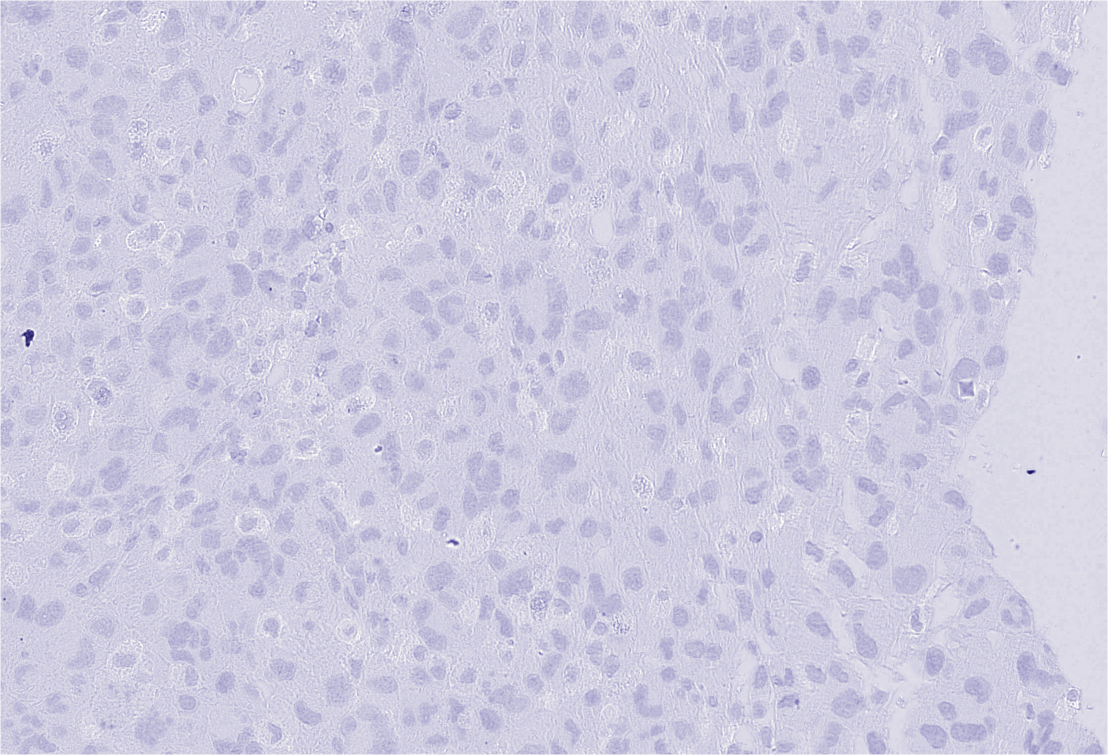
#> input picture Colour_Normalisation/Colour Normalised/07-299.1_section1/image1_H.png, 2216 x 1510 px (shown at 1/2 size)
$ python normalizeStaining.py --imageFile 'Colour Normalised/07-299.1_section1/image1_H.png'   (older library calls are emulated)
#> lines starting #> are read from the running program, lines starting #| are printed output that depends on the picture
#> further down, img is the input picture: shape (1510, 2216, 3); mean R, G, B 206, 203.7, 223.9

#https://github.com/schaugf/HEnorm_python

import argparse
import numpy as np
from PIL import Image

Image.MAX_IMAGE_PIXELS = 11135877120


def normalizeStaining(img, saveFile=None, Io=240, alpha=1, beta=0.15):
    ''' Normalize staining appearence of H&E stained images

    Example use:
        see test.py

    Input:
        I: RGB input image
        Io: (optional) transmitted light intensity

    Output:
        Inorm: normalized image
        H: hematoxylin image
        E: eosin image

    Reference:
        A method for normalizing histology slides for quantitative analysis. M.
        Macenko et al., ISBI 2009
    '''
#> called with saveFile = 'output', Io = 240, alpha = 1, beta = 0.15

    HERef = np.array([[0.5626, 0.2159],
                      [0.7201, 0.8012],
                      [0.4062, 0.5581]])

    maxCRef = np.array([1.9705, 1.0308])

    # define height and width of image
    h, w, c = img.shape
#> h = 1510; w = 2216; c = 3

    # reshape image
    img = img.reshape((-1,3))

    # calculate optical density
    OD = -np.log((img.astype(np.float)+1)/Io)

    # remove transparent pixels
    ODhat = OD[~np.any(OD<beta, axis=1)]

    # compute eigenvectors
    eigvals, eigvecs = np.linalg.eigh(np.cov(ODhat.T))
#> eigvals = [2.12e-06, 4.97e-06, 0.083]; eigvecs = [[-0.104, -0.752, -0.651], [-0.297, 0.648, -0.701], [0.949, 0.121, -0.291]]

    #eigvecs *= -1

    #project on the plane spanned by the eigenvectors corresponding to the two
    # largest eigenvalues
    That = ODhat.dot(eigvecs[:,1:3])
#> That = 20416 pairs, first value -0.0273 to 0.0287, second value -4.38 to -0.524

    phi = np.arctan2(That[:,1],That[:,0])

    minPhi = np.percentile(phi, alpha)
#> minPhi = -1.58
    maxPhi = np.percentile(phi, 100-alpha)
#> maxPhi = -1.57

    vMin = eigvecs[:,1:3].dot(np.array([(np.cos(minPhi), np.sin(minPhi))]).T)
#> vMin = [0.656, 0.697, 0.29]
    vMax = eigvecs[:,1:3].dot(np.array([(np.cos(maxPhi), np.sin(maxPhi))]).T)
#> vMax = [0.647, 0.704, 0.291]

    # a heuristic to make the vector corresponding to hematoxylin first and the
    # one corresponding to eosin second
    if vMin[0] > vMax[0]:
        HE = np.array((vMin[:,0], vMax[:,0])).T
#> HE = [[0.656, 0.647], [0.697, 0.704], [0.29, 0.291]]
    else:
        HE = np.array((vMax[:,0], vMin[:,0])).T

    # rows correspond to channels (RGB), columns to OD values
    Y = np.reshape(OD, (-1, 3)).T

    # determine concentrations of the individual stains
    C = np.linalg.lstsq(HE,Y, rcond=None)[0]

    # normalize stain concentrations
    maxC = np.array([np.percentile(C[0,:], 99), np.percentile(C[1,:],99)])
#> maxC = [0.405, 0.461]
    tmp = np.divide(maxC,maxCRef)
#> tmp = [0.206, 0.448]
    C2 = np.divide(C,tmp[:, np.newaxis])

    # recreate the image using reference mixing matrix
    Inorm = np.multiply(Io, np.exp(-HERef.dot(C2)))
    Inorm[Inorm>255] = 254
    Inorm = np.reshape(Inorm.T, (h, w, 3)).astype(np.uint8)
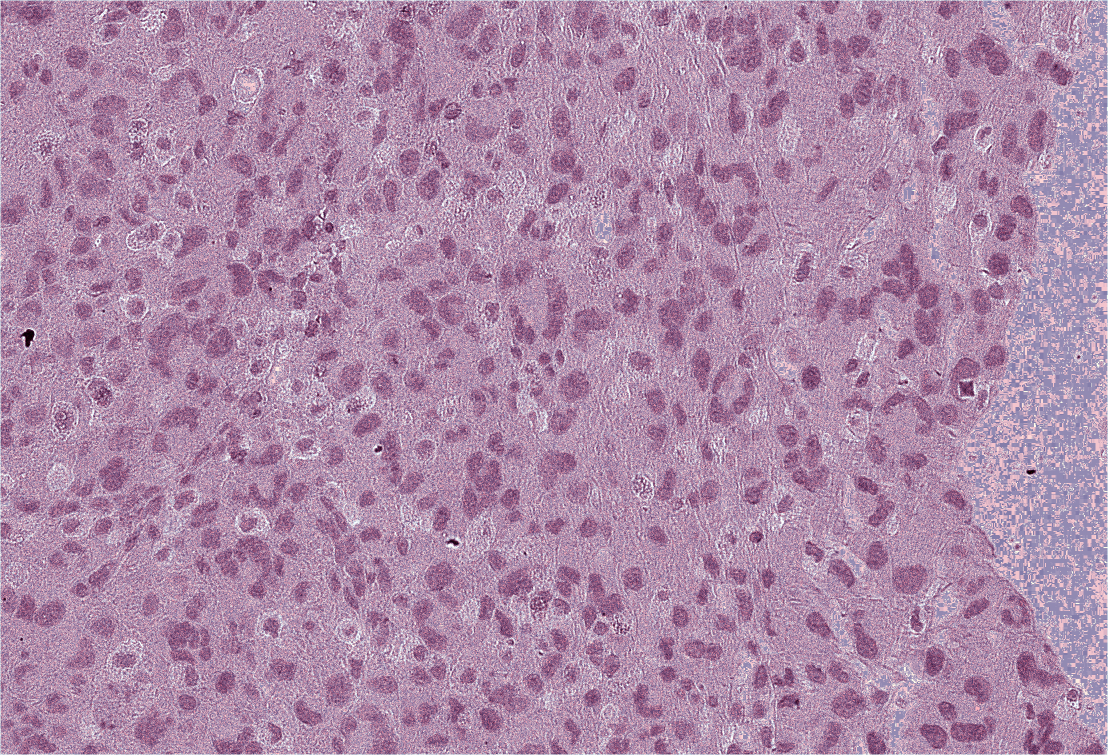
#> Inorm: shape (1510, 2216, 3) (shown at 1/2 size); mean of channels 0, 1, 2 173.1, 138.2, 168.5; drawn as R, G, B

    # unmix hematoxylin and eosin
    H = np.multiply(Io, np.exp(np.expand_dims(-HERef[:,0], axis=1).dot(np.expand_dims(C2[0,:], axis=0))))
    H[H>255] = 254
    H = np.reshape(H.T, (h, w, 3)).astype(np.uint8)
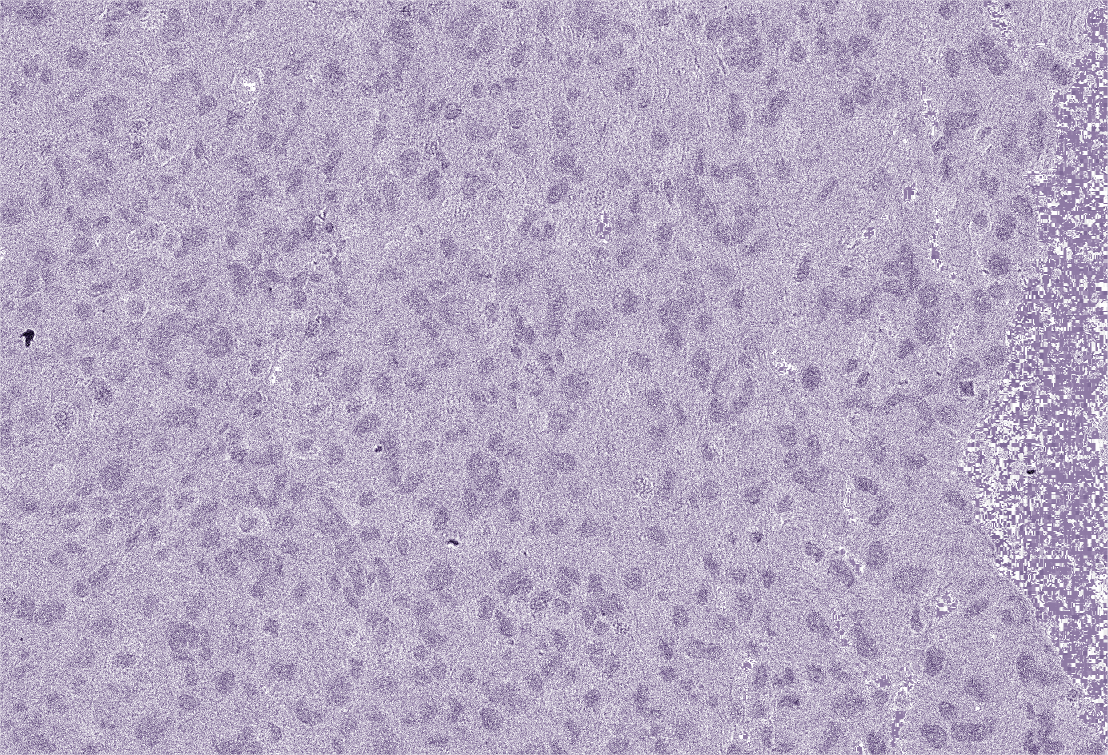
#> H: shape (1510, 2216, 3) (shown at 1/2 size); mean of channels 0, 1, 2 180.8, 169, 194.5; drawn as R, G, B

    E = np.multiply(Io, np.exp(np.expand_dims(-HERef[:,1], axis=1).dot(np.expand_dims(C2[1,:], axis=0))))
    E[E>255] = 254
    E = np.reshape(E.T, (h, w, 3)).astype(np.uint8)
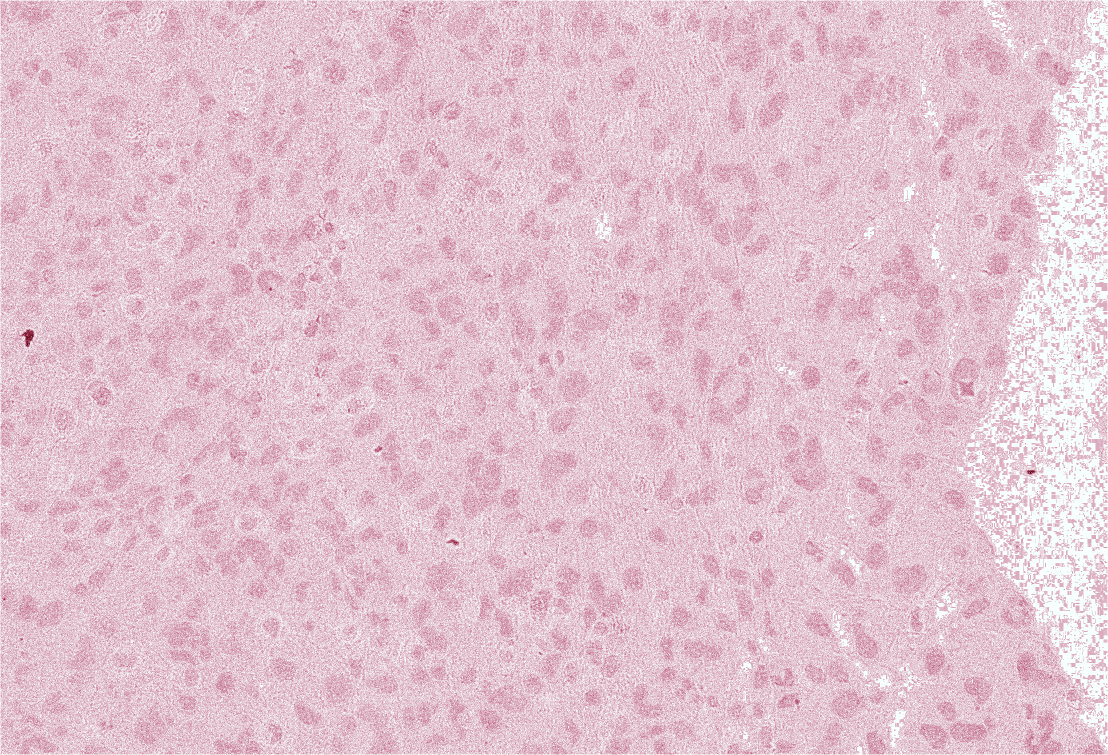
#> E: shape (1510, 2216, 3) (shown at 1/2 size); mean of channels 0, 1, 2 226.4, 194.7, 207; drawn as R, G, B

    if saveFile is not None:
        Image.fromarray(Inorm).save(saveFile+'.png')
        Image.fromarray(H).save(saveFile+'_H.png')
        Image.fromarray(E).save(saveFile+'_E.png')

    return Inorm, H, E


if __name__=='__main__':

    parser = argparse.ArgumentParser()
    parser.add_argument('--imageFile', type=str, default='example1.tif', help='RGB image file')
    parser.add_argument('--saveFile', type=str, default='output', help='save file')
    parser.add_argument('--Io', type=int, default=240)
    parser.add_argument('--alpha', type=float, default=1)
    parser.add_argument('--beta', type=float, default=0.15)
    args = parser.parse_args()

    img = np.array(Image.open(args.imageFile))

    normalizeStaining(img = img,
                      saveFile = args.saveFile,
                      Io = args.Io,
                      alpha = args.alpha,
                      beta = args.beta)

$ run again, on Colour_Normalisation/Colour Normalised/09.679.1_CV/imageCV.png
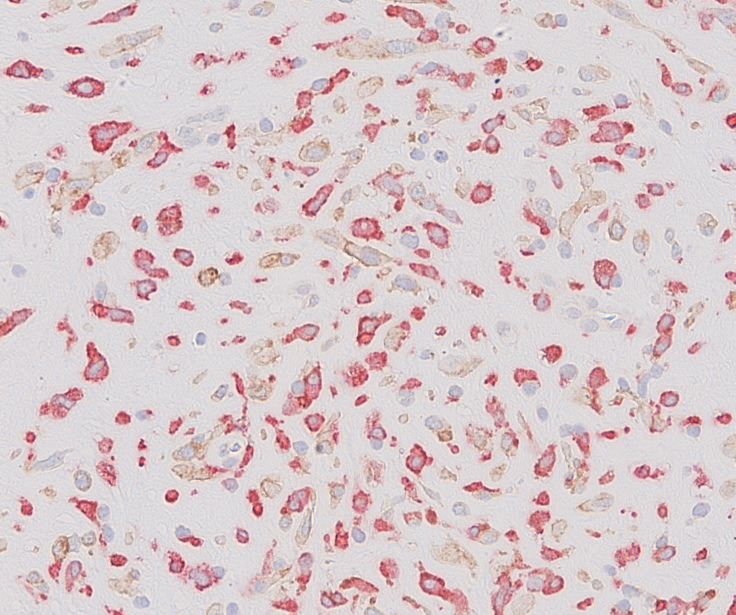
#> input picture Colour_Normalisation/Colour Normalised/09.679.1_CV/imageCV.png, 1471 x 1229 px (shown at 1/2 size)
#> img is the input picture: shape (1229, 1471, 3); mean R, G, B 216.2, 201.2, 203.7
#> eigvals = [0.00174, 0.0088, 0.136]; eigvecs = [[0.378, -0.9, -0.217], [-0.623, -0.0737, -0.779], [0.685, 0.429, -0.588]]
#> That = 262534 pairs, first value -1.2 to 0.266, second value -2.44 to -0.248
#> minPhi = -2.08
#> maxPhi = -1.48
#> vMin = [0.631, 0.715, 0.302]
#> vMax = [0.134, 0.769, 0.625]
#> HE = [[0.631, 0.134], [0.715, 0.769], [0.302, 0.625]]
#> maxC = [0.561, 1.13]
#> tmp = [0.285, 1.1]
#> in normalizeStaining, `H = np.reshape(H.T, (h, w, 3)).astype(np.uint8)`:
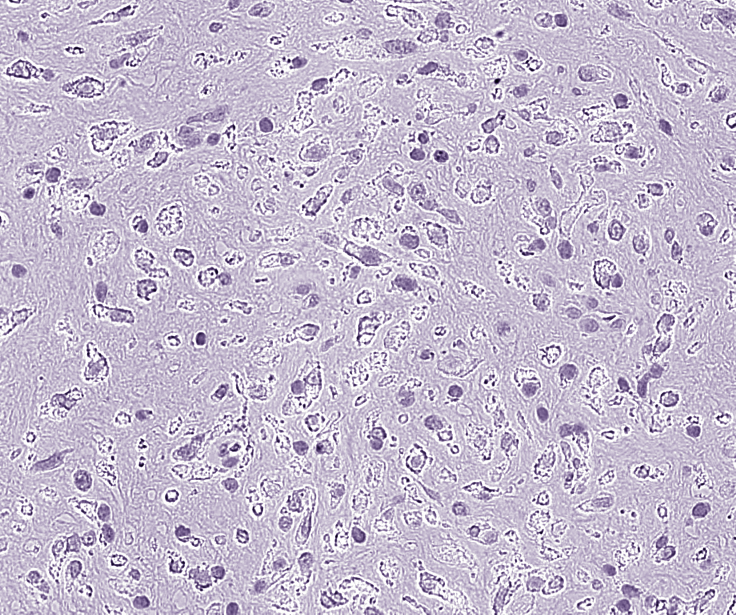
#> H: shape (1229, 1471, 3) (shown at 1/2 size); mean of channels 0, 1, 2 197.2, 187.7, 207.7; drawn as R, G, B
#> in normalizeStaining, `E = np.reshape(E.T, (h, w, 3)).astype(np.uint8)`:
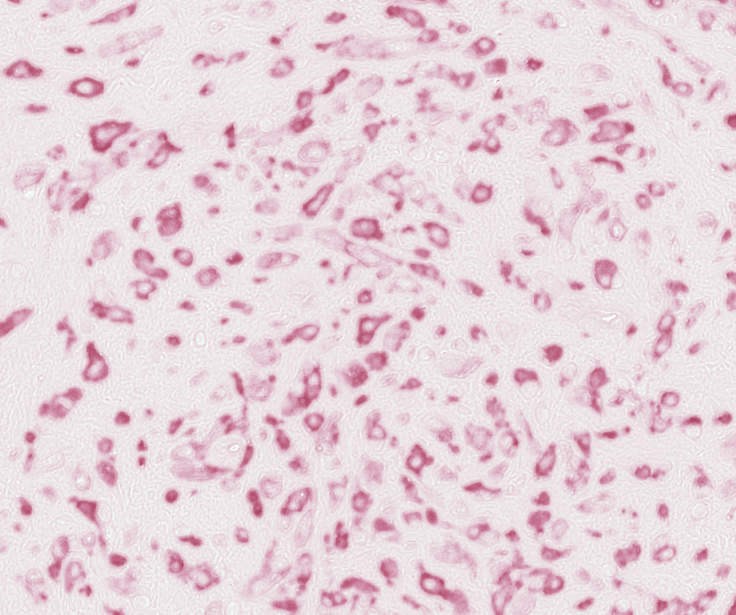
#> E: shape (1229, 1471, 3) (shown at 1/2 size); mean of channels 0, 1, 2 231.4, 212.6, 219.9; drawn as R, G, B

$ run again, on Colour_Normalisation/Colour Normalised/09.679.1_CV/imageCV_D.png
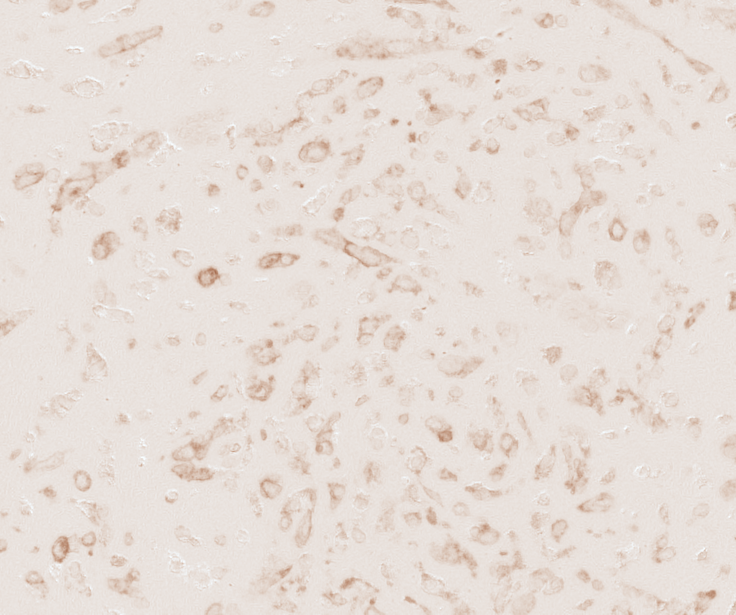
#> input picture Colour_Normalisation/Colour Normalised/09.679.1_CV/imageCV_D.png, 1471 x 1229 px (shown at 1/2 size)
#> img is the input picture: shape (1229, 1471, 3); mean R, G, B 230.6, 221.2, 215
#> eigvals = [2.14e-06, 3.61e-06, 0.0125]; eigvecs = [[-0.957, -0.111, -0.269], [0.25, -0.784, -0.568], [0.147, 0.611, -0.778]]
#> That = 10110 pairs, first value -0.00472 to 0.00611, second value -1.42 to -0.564
#> phi = 10110 values, max -1.56 at index 79, min -1.58 at index 825, mean -1.57
#> minPhi = -1.58
#> maxPhi = -1.56
#> vMin = [0.269, 0.572, 0.775]
#> vMax = [0.268, 0.563, 0.782]
#> HE = [[0.269, 0.268], [0.572, 0.563], [0.775, 0.782]]
#> maxC = [0.337, 0.388]
#> tmp = [0.171, 0.377]
#> in normalizeStaining, `H = np.reshape(H.T, (h, w, 3)).astype(np.uint8)`:
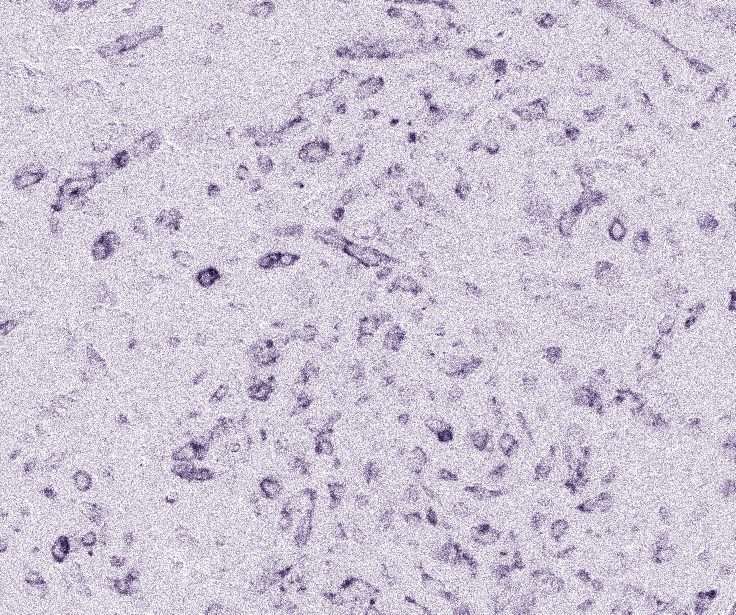
#> H: shape (1229, 1471, 3) (shown at 1/2 size); mean of channels 0, 1, 2 205.7, 197.8, 214.5; drawn as R, G, B
#> in normalizeStaining, `E = np.reshape(E.T, (h, w, 3)).astype(np.uint8)`:
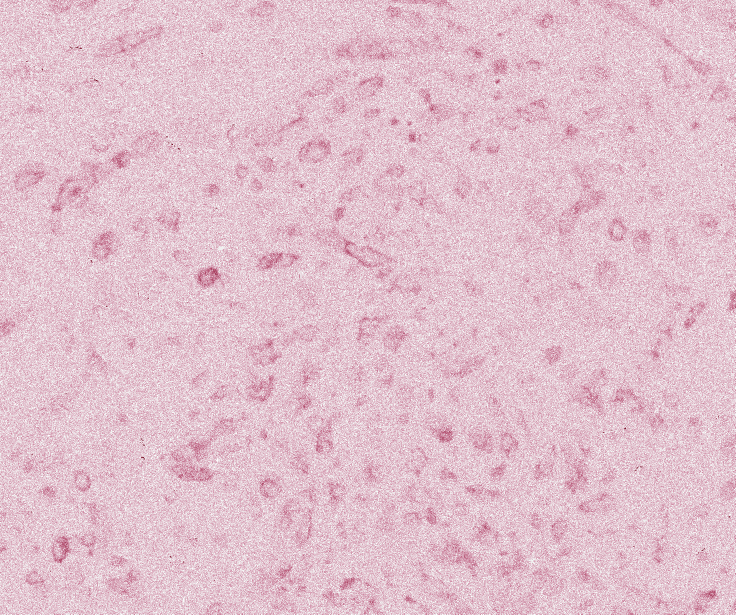
#> E: shape (1229, 1471, 3) (shown at 1/2 size); mean of channels 0, 1, 2 225.5, 192.6, 205.2; drawn as R, G, B
